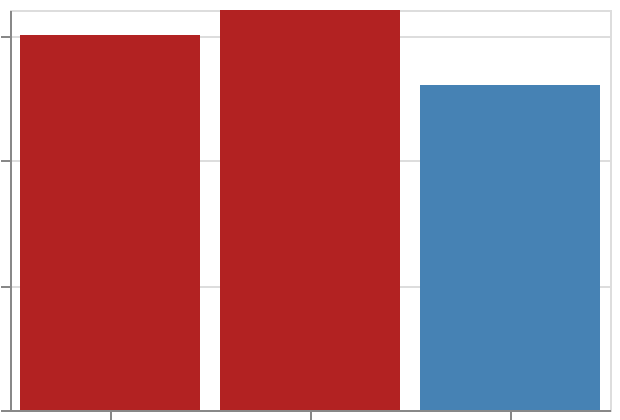

Here is the Vega-Lite specification saved for this chart:
### Vega-Lite specification from a JSON file in a GitHub repository (floating-point values rounded to 4 significant figures)
{"$schema": "https://vega.github.io/schema/vega-lite/v6.json", "padding": 5, "autosize": "none", "width": 300, "height": 200, "data": {"name": "table", "values": [{"c": "A", "g": "p", "x": 1, "y": 2, "v": 5, "t": "2024-01-15", "o": {"v": 3}, "IMDB Rating": 6.1, "d": "x1"}, {"c": "B", "g": "q", "x": 2, "y": 4, "v": 9, "t": "2024-02-20", "o": {"v": 7}, "IMDB Rating": 7.4, "d": "x2"}, {"c": "A", "g": "q", "x": 3, "y": 3, "v": 2, "t": "2024-03-05", "o": {"v": 1}, "IMDB Rating": 5.2, "d": "x1"}, {"c": "C", "g": "p", "x": 4, "y": 6, "v": 7, "t": "2024-05-30", "o": {"v": 4}, "IMDB Rating": 8.8, "d": "x3"}, {"c": "B", "g": "p", "x": 5, "y": 5, "v": 4, "t": "2024-07-11", "o": {"v": 9}, "IMDB Rating": 6.9, "d": "x2"}, {"c": "C", "g": "q", "x": 6, "y": 8, "v": 6, "t": "2024-09-02", "o": {"v": 2}, "IMDB Rating": 7.7, "d": "x3"}, {"c": "A", "g": "p", "x": 7, "y": 7, "v": 8, "t": "2024-11-25", "o": {"v": 5}, "IMDB Rating": 4.4, "d": "x1"}, {"c": "B", "g": "q", "x": 8, "y": 9, "v": 3, "t": "2024-12-31", "o": {"v": 8}, "IMDB Rating": 9.1, "d": "x2"}]}, "mark": "bar", "encoding": {"x": {"field": "c", "type": "nominal"}, "y": {"field": "v", "type": "quantitative", "aggregate": "sum"}, "color": {"condition": {"test": "datum['sum_v'] > 14", "value": "firebrick"}, "value": "steelblue"}}}
